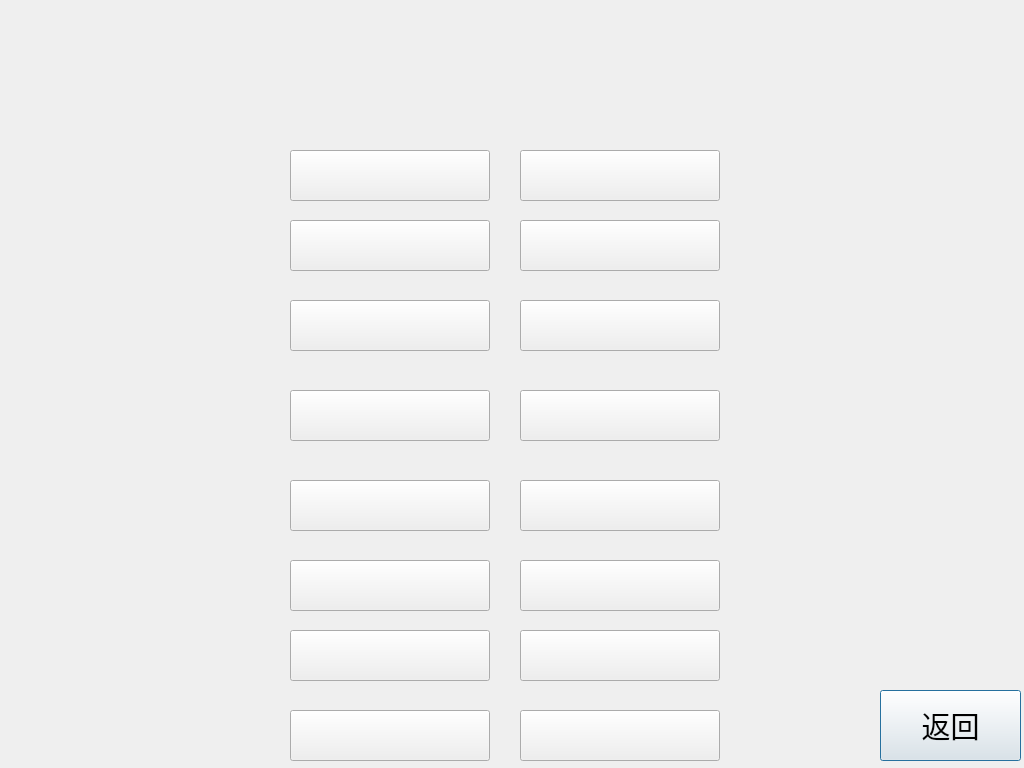
<?xml version="1.0" encoding="UTF-8"?>
<ui version="4.0">
 <class>transDialog</class>
 <widget class="QDialog" name="transDialog">
  <property name="geometry">
   <rect>
    <x>0</x>
    <y>0</y>
    <width>1024</width>
    <height>768</height>
   </rect>
  </property>
  <property name="windowTitle">
   <string>Dialog</string>
  </property>
  <widget class="QPushButton" name="exitpushButton">
   <property name="geometry">
    <rect>
     <x>880</x>
     <y>690</y>
     <width>141</width>
     <height>71</height>
    </rect>
   </property>
   <property name="font">
    <font>
     <family>黑体</family>
     <pointsize>22</pointsize>
    </font>
   </property>
   <property name="text">
    <string>返回</string>
   </property>
  </widget>
  <widget class="QLabel" name="titlelabel">
   <property name="geometry">
    <rect>
     <x>310</x>
     <y>50</y>
     <width>401</width>
     <height>61</height>
    </rect>
   </property>
   <property name="font">
    <font>
     <family>黑体</family>
     <pointsize>48</pointsize>
    </font>
   </property>
   <property name="text">
    <string/>
   </property>
   <property name="alignment">
    <set>Qt::AlignCenter</set>
   </property>
  </widget>
  <widget class="QPushButton" name="pushButton_btn_1">
   <property name="geometry">
    <rect>
     <x>290</x>
     <y>150</y>
     <width>200</width>
     <height>51</height>
    </rect>
   </property>
   <property name="font">
    <font>
     <family>黑体</family>
     <pointsize>22</pointsize>
    </font>
   </property>
   <property name="text">
    <string/>
   </property>
  </widget>
  <widget class="QPushButton" name="pushButton_btn_2">
   <property name="geometry">
    <rect>
     <x>520</x>
     <y>150</y>
     <width>200</width>
     <height>51</height>
    </rect>
   </property>
   <property name="font">
    <font>
     <family>黑体</family>
     <pointsize>22</pointsize>
    </font>
   </property>
   <property name="text">
    <string/>
   </property>
  </widget>
  <widget class="QPushButton" name="pushButton_btn_3">
   <property name="geometry">
    <rect>
     <x>290</x>
     <y>220</y>
     <width>200</width>
     <height>51</height>
    </rect>
   </property>
   <property name="font">
    <font>
     <family>黑体</family>
     <pointsize>22</pointsize>
    </font>
   </property>
   <property name="text">
    <string/>
   </property>
  </widget>
  <widget class="QPushButton" name="pushButton_btn_4">
   <property name="geometry">
    <rect>
     <x>520</x>
     <y>220</y>
     <width>200</width>
     <height>51</height>
    </rect>
   </property>
   <property name="font">
    <font>
     <family>黑体</family>
     <pointsize>22</pointsize>
    </font>
   </property>
   <property name="text">
    <string/>
   </property>
  </widget>
  <widget class="QPushButton" name="pushButton_btn_5">
   <property name="geometry">
    <rect>
     <x>290</x>
     <y>300</y>
     <width>200</width>
     <height>51</height>
    </rect>
   </property>
   <property name="font">
    <font>
     <family>黑体</family>
     <pointsize>22</pointsize>
    </font>
   </property>
   <property name="text">
    <string/>
   </property>
  </widget>
  <widget class="QPushButton" name="pushButton_btn_6">
   <property name="geometry">
    <rect>
     <x>520</x>
     <y>300</y>
     <width>200</width>
     <height>51</height>
    </rect>
   </property>
   <property name="font">
    <font>
     <family>黑体</family>
     <pointsize>22</pointsize>
    </font>
   </property>
   <property name="text">
    <string/>
   </property>
  </widget>
  <widget class="QPushButton" name="pushButton_btn_7">
   <property name="geometry">
    <rect>
     <x>290</x>
     <y>390</y>
     <width>200</width>
     <height>51</height>
    </rect>
   </property>
   <property name="font">
    <font>
     <family>黑体</family>
     <pointsize>22</pointsize>
    </font>
   </property>
   <property name="text">
    <string/>
   </property>
  </widget>
  <widget class="QPushButton" name="pushButton_btn_8">
   <property name="geometry">
    <rect>
     <x>520</x>
     <y>390</y>
     <width>200</width>
     <height>51</height>
    </rect>
   </property>
   <property name="font">
    <font>
     <family>黑体</family>
     <pointsize>22</pointsize>
    </font>
   </property>
   <property name="text">
    <string/>
   </property>
  </widget>
  <widget class="QPushButton" name="pushButton_btn_9">
   <property name="geometry">
    <rect>
     <x>290</x>
     <y>480</y>
     <width>200</width>
     <height>51</height>
    </rect>
   </property>
   <property name="font">
    <font>
     <family>黑体</family>
     <pointsize>22</pointsize>
    </font>
   </property>
   <property name="text">
    <string/>
   </property>
  </widget>
  <widget class="QPushButton" name="pushButton_btn_10">
   <property name="geometry">
    <rect>
     <x>520</x>
     <y>480</y>
     <width>200</width>
     <height>51</height>
    </rect>
   </property>
   <property name="font">
    <font>
     <family>黑体</family>
     <pointsize>22</pointsize>
    </font>
   </property>
   <property name="text">
    <string/>
   </property>
  </widget>
  <widget class="QPushButton" name="pushButton_btn_11">
   <property name="geometry">
    <rect>
     <x>290</x>
     <y>560</y>
     <width>200</width>
     <height>51</height>
    </rect>
   </property>
   <property name="font">
    <font>
     <family>黑体</family>
     <pointsize>22</pointsize>
    </font>
   </property>
   <property name="text">
    <string/>
   </property>
  </widget>
  <widget class="QPushButton" name="pushButton_btn_12">
   <property name="geometry">
    <rect>
     <x>520</x>
     <y>560</y>
     <width>200</width>
     <height>51</height>
    </rect>
   </property>
   <property name="font">
    <font>
     <family>黑体</family>
     <pointsize>22</pointsize>
    </font>
   </property>
   <property name="text">
    <string/>
   </property>
  </widget>
  <widget class="QPushButton" name="pushButton_btn_13">
   <property name="geometry">
    <rect>
     <x>290</x>
     <y>630</y>
     <width>200</width>
     <height>51</height>
    </rect>
   </property>
   <property name="font">
    <font>
     <family>黑体</family>
     <pointsize>22</pointsize>
    </font>
   </property>
   <property name="text">
    <string/>
   </property>
  </widget>
  <widget class="QPushButton" name="pushButton_btn_14">
   <property name="geometry">
    <rect>
     <x>520</x>
     <y>630</y>
     <width>200</width>
     <height>51</height>
    </rect>
   </property>
   <property name="font">
    <font>
     <family>黑体</family>
     <pointsize>22</pointsize>
    </font>
   </property>
   <property name="text">
    <string/>
   </property>
  </widget>
  <widget class="QPushButton" name="pushButton_btn_15">
   <property name="geometry">
    <rect>
     <x>290</x>
     <y>710</y>
     <width>200</width>
     <height>51</height>
    </rect>
   </property>
   <property name="font">
    <font>
     <family>黑体</family>
     <pointsize>22</pointsize>
    </font>
   </property>
   <property name="text">
    <string/>
   </property>
  </widget>
  <widget class="QPushButton" name="pushButton_btn_16">
   <property name="geometry">
    <rect>
     <x>520</x>
     <y>710</y>
     <width>200</width>
     <height>51</height>
    </rect>
   </property>
   <property name="font">
    <font>
     <family>黑体</family>
     <pointsize>22</pointsize>
    </font>
   </property>
   <property name="text">
    <string/>
   </property>
  </widget>
 </widget>
 <resources/>
 <connections/>
</ui>
